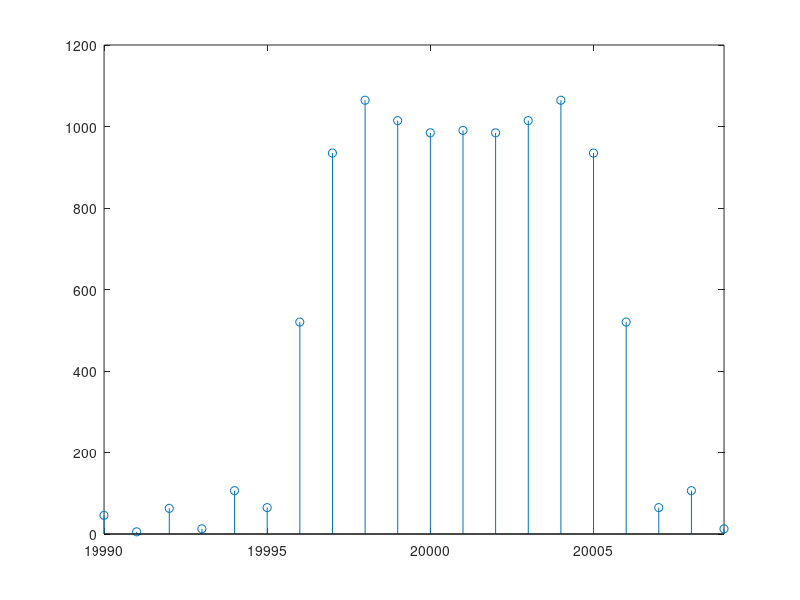

Write MATLAB code to recreate this figure.
t = -20:1/1000:20;
y = sin(pi*t/4)./(pi*t);
y(20001) = 0.25;

rect = (t>-10-1/1000)-(t>10);
y1 = rect.*y;

Y1 = fftshift(fft(y1));
%stem(t,y1);
stem(abs(Y1));
xlim([19990 20009]);
